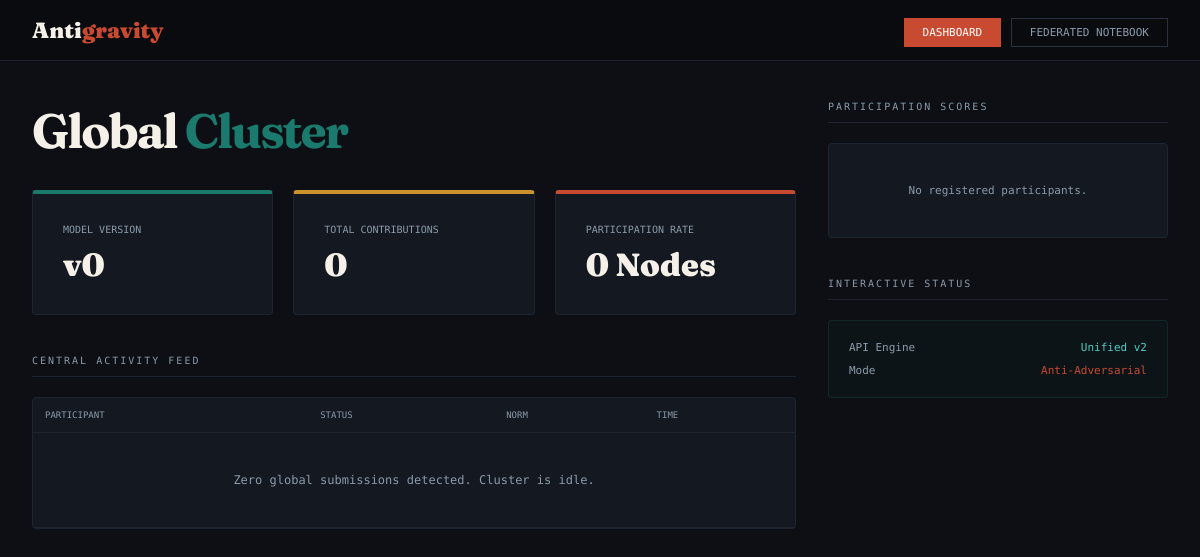
Before: / with the older database file.
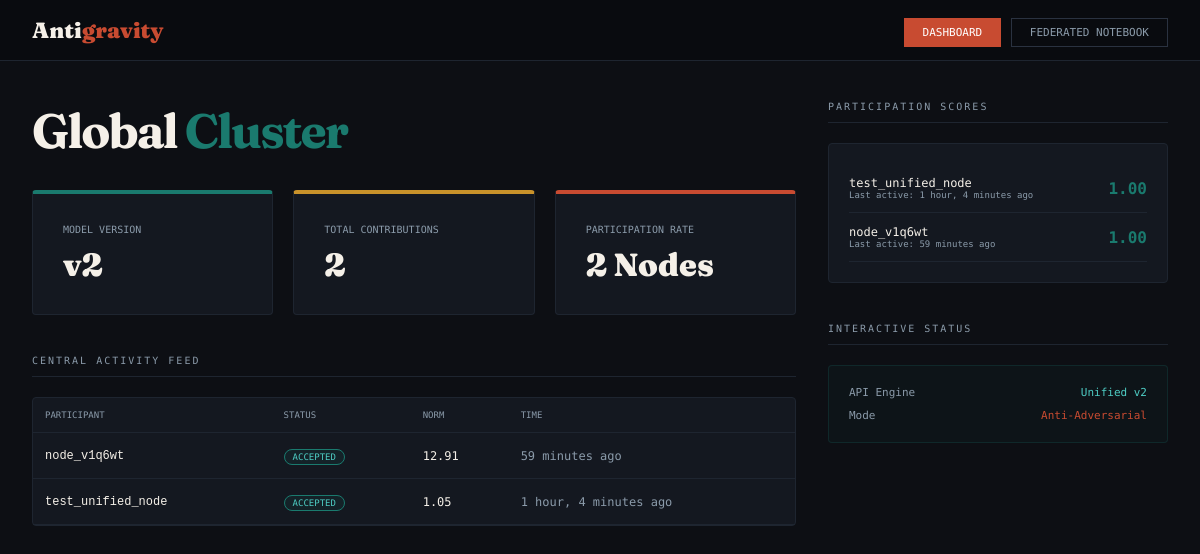
After: the same page with the newer database file.
### main/models.py (models this page shows, shortened)
class GlobalModel(models.Model):
    version = models.IntegerField(default=0, unique=True)
    weights_path = models.CharField(max_length=256, help_text="Local storage path for PyTorch state_dict")
    created_at = models.DateTimeField(auto_now_add=True)
    class Meta:
        ordering = ['-version']

class ModelUpdateLog(models.Model):
    client = models.ForeignKey(Client, on_delete=models.CASCADE)
    norm = models.FloatField()
    accepted = models.BooleanField(default=True)
    timestamp = models.DateTimeField(auto_now_add=True)

class Client(models.Model):
    client_id = models.CharField(max_length=128, unique=True)
    trust_score = models.FloatField(default=1.0)
    rejected_count = models.IntegerField(default=0)
    last_update = models.DateTimeField(auto_now=True)

### main/views.py (the view)
# urls.py: path('', views.dashboard, name='dashboard'),
def dashboard(request):
    latest_model = GlobalModel.objects.all().first()
    clients = Client.objects.all().order_by('-trust_score')
    recent_updates = ModelUpdateLog.objects.all().order_by('-timestamp')[:15]
    context = {
        'title': 'Antigravity Unified dashboard',
        'latest_model': latest_model,
        'clients': clients,
        'recent_updates': recent_updates,
        'page': 'dashboard',
    }
    return render(request, 'dashboard.html', context)

### main/templates/dashboard.html (shortened to what this page needs)
<!DOCTYPE html>
<html lang="en">
<head>
</head>
<body>
    <nav class="topbar">
        <div class="brand">Anti<span>gravity</span></div>
        <div>
            <a href="/" class="nav-link active">Dashboard</a>
            <a href="/train/" class="nav-link">Federated Notebook</a>
        </div>
    </nav>
    <div class="layout">
        <main>
            <h1>Global <span>Cluster</span></h1>
            <div class="hero-stats">
                <div class="stat-card">
                    <div class="stat-label">Model Version</div>
                    <div class="stat-value">v{{ latest_model.version|default:0 }}</div>
                </div>
                <div class="stat-card" style="border-top-color: var(--gold);">
                    <div class="stat-label">Total Contributions</div>
                    <div class="stat-value">{{ recent_updates.count }}</div>
                </div>
                <div class="stat-card" style="border-top-color: var(--rust);">
                    <div class="stat-label">Participation Rate</div>
                    <div class="stat-value">{{ clients.count }} Node{% if clients.count != 1 %}s{% endif %}</div>
                </div>
            </div>
            <div class="section-title">Central Activity Feed</div>
            <div class="activity-list"
                style="background: var(--mid); border: 1px solid var(--rule); border-radius: 4px;">
                <table class="activity-table">
                    <thead>
                        <tr>
                            <th>Participant</th>
                            <th>Status</th>
                            <th>Norm</th>
                            <th>Time</th>
                        </tr>
                    </thead>
                    <tbody>
                        {% for update in recent_updates %}
                        <tr>
                            <td><code style="color:var(--paper)">{{ update.client.client_id|truncatechars:18 }}</code>
                            </td>
                            <td>
                                <span
                                    class="status-pill {% if update.accepted %}pill-accepted{% else %}pill-rejected{% endif %}">
                                    {% if update.accepted %}Accepted{% else %}Rejected{% endif %}
                                </span>
                            </td>
                            <td>{{ update.norm|stringformat:".2f" }}</td>
                            <td style="color:var(--mist)">{{ update.timestamp|timesince }} ago</td>
                        </tr>
                        {% empty %}
                        <tr>
                            <td colspan="4" style="text-align:center; padding: 40px; color: var(--mist);">Zero global
                                submissions detected. Cluster is idle.</td>
                        </tr>
                        {% endfor %}
                    </tbody>
                </table>
            </div>
        </main>
        <aside>
            <div class="section-title">Participation Scores</div>
            <div class="client-list">
                {% for client in clients %}
                <div class="client-row">
                    <div>
                        <div class="client-name">{{ client.client_id|truncatechars:18 }}</div>
                        <div style="font-size: 9px; color: var(--mist);">Last active: {{ client.last_update|timesince }}
                            ago</div>
                    </div>
                    <div class="client-score">{{ client.trust_score|stringformat:".2f" }}</div>
                </div>
                {% empty %}
                <div style="text-align:center; padding: 20px; font-size: 11px; color: var(--mist);">No registered
                    participants.</div>
                {% endfor %}
            </div>
            <div class="section-title" style="margin-top: 40px;">Interactive Status</div>
            <div class="client-list" style="background: rgba(26,122,110,0.05); border-color: rgba(26,122,110,0.2);">
                <div style="display: flex; justify-content: space-between; font-size: 11px; margin-bottom: 10px;">
                    <span style="color: var(--mist);">API Engine</span>
                    <span style="color: #4ECDC4;">Unified v2</span>
                </div>
                <div style="display: flex; justify-content: space-between; font-size: 11px;">
                    <span style="color: var(--mist);">Mode</span>
                    <span style="color: var(--rust);">Anti-Adversarial</span>
                </div>
            </div>
        </aside>
    </div>
</body>
</html>

### main/templates/dashboard.html (style rules this page uses)
:root { --ink: #0D0F14; --paper: #F5F0E8; --rust: #C84B31; --gold: #C9922A; --teal: #1A7A6E; --mist: #8B9BAA; --rule: #1E2530; --mid: #141820; --mono: 'DM Mono', monospace; --serif: 'Fraunces', serif; }
* { box-sizing: border-box; margin: 0; padding: 0; }
body { background: var(--ink); color: var(--paper); font-family: var(--mono); min-height: 100vh; }
.topbar { display: flex; align-items: center; justify-content: space-between; padding: 16px 32px; background: #090B0F; border-bottom: 1px solid var(--rule); }
.brand { font-family: var(--serif); font-size: 22px; font-weight: 900; }
.brand span { color: var(--rust); }
.nav-link { padding: 7px 18px; border: 1px solid #2A3240; color: var(--mist); font-size: 11px; text-transform: uppercase; text-decoration: none; transition: all 0.15s; }
.nav-link.active { background: var(--rust); color: white; border-color: var(--rust); }
.layout { display: grid; grid-template-columns: 1fr 340px; gap: 32px; max-width: 1400px; margin: 0 auto; padding: 40px 32px; }
h1 { font-family: var(--serif); font-size: 48px; letter-spacing: -2px; margin-bottom: 30px; }
h1 span { color: var(--teal); }
.hero-stats { display: grid; grid-template-columns: repeat(3, 1fr); gap: 20px; margin-bottom: 40px; }
.stat-card { background: var(--mid); border: 1px solid var(--rule); padding: 30px; border-radius: 4px; border-top: 4px solid var(--teal); }
.stat-label { font-size: 10px; color: var(--mist); text-transform: uppercase; margin-bottom: 10px; }
.stat-value { font-size: 32px; font-weight: 900; font-family: var(--serif); }
.section-title { font-size: 10px; letter-spacing: 2px; text-transform: uppercase; color: var(--mist); padding-bottom: 10px; border-bottom: 1px solid var(--rule); margin-bottom: 20px; }
.activity-table { width: 100%; border-collapse: collapse; font-size: 12px; }
.activity-table th { text-align: left; color: var(--mist); padding: 12px; border-bottom: 1px solid var(--rule); font-weight: 400; text-transform: uppercase; font-size: 9px; }
.activity-table td { padding: 15px 12px; border-bottom: 1px solid var(--rule); }
.status-pill { padding: 2px 8px; border-radius: 10px; font-size: 9px; text-transform: uppercase; }
.pill-accepted { background: rgba(26, 122, 110, 0.1); color: #4ECDC4; border: 1px solid #1A7A6E; }
.client-list { background: var(--mid); border: 1px solid var(--rule); padding: 20px; border-radius: 4px; }
.client-row { display: flex; align-items: center; justify-content: space-between; padding: 12px 0; border-bottom: 1px solid var(--rule); }
.client-name { font-size: 12px; }
.client-score { font-weight: 700; color: var(--teal); }

Changed rows visible on the page:
added GlobalModel: version "2"
added ModelUpdateLog: client.client_id "node_v1q6wt", accepted "ACCEPTED", norm "12.91", timestamp "59 minutes"
added ModelUpdateLog: client.client_id "test_unified_node", accepted "ACCEPTED", norm "1.05", timestamp "1 hour, 4 minutes"
added Client: client_id "test_unified_node", last_update "1 hour, 4 minutes", trust_score "1.00"
added Client: client_id "node_v1q6wt", last_update "59 minutes", trust_score "1.00"
Other visible differences:
{{ recent_updates.count }}: "0" → "2"
{{ clients.count }}: "0" → "2"
{{ latest_model.version|default:0 }}: "0" → (not shown)
text no longer shown: "Zero global submissions detected. Cluster is idle. No registered participants."
